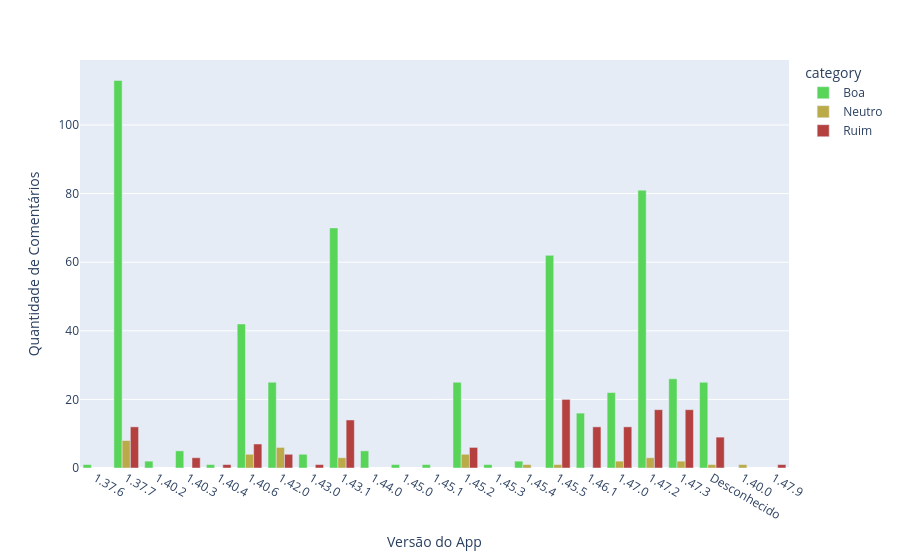

The code cell stored with this chart in its notebook:
### Code cell
agrupado = (
    df.groupby(['Versão APP', 'category'])
      .size()
      .reset_index(name='count')
).sort_values('Versão APP')

fig = px.bar(
    agrupado,
    x='Versão APP',
    y='count',
    color='category',
    barmode='group',
    color_discrete_map={
        'Boa': "#58D458",
        'Ruim': "#B44040",
        'Neutro': "#BBAA48"
    }
)

fig.update_layout(
    xaxis_title='Versão do App',
    yaxis_title='Quantidade de Comentários',
    title_x=0.5
)

fig.show()

### Figure 1 — Plotly figure (JSON) as saved in the notebook; plotly's stock layout.template omitted (floating-point values rounded to 4 significant figures)
{"data": [{"alignmentgroup": "True", "hovertemplate": "category=Boa<br>Versão APP=%{x}<br>count=%{y}<extra></extra>", "legendgroup": "Boa", "marker": {"color": "#58D458", "pattern": {"shape": ""}}, "name": "Boa", "offsetgroup": "Boa", "orientation": "v", "showlegend": true, "textposition": "auto", "type": "bar", "x": ["1.37.6", "1.37.7", "1.40.2", "1.40.3", "1.40.4", "1.40.6", "1.42.0", "1.43.0", "1.43.1", "1.44.0", "1.45.0", "1.45.1", "1.45.2", "1.45.3", "1.45.4", "1.45.5", "1.46.1", "1.47.0", "1.47.2", "1.47.3", "Desconhecido"], "xaxis": "x", "y": [1, 113, 2, 5, 1, 42, 25, 4, 70, 5, 1, 1, 25, 1, 2, 62, 16, 22, 81, 26, 25], "yaxis": "y"}, {"alignmentgroup": "True", "hovertemplate": "category=Neutro<br>Versão APP=%{x}<br>count=%{y}<extra></extra>", "legendgroup": "Neutro", "marker": {"color": "#BBAA48", "pattern": {"shape": ""}}, "name": "Neutro", "offsetgroup": "Neutro", "orientation": "v", "showlegend": true, "textposition": "auto", "type": "bar", "x": ["1.37.7", "1.40.0", "1.40.6", "1.42.0", "1.43.1", "1.45.2", "1.45.4", "1.45.5", "1.47.0", "1.47.2", "1.47.3", "Desconhecido"], "xaxis": "x", "y": [8, 1, 4, 6, 3, 4, 1, 1, 2, 3, 2, 1], "yaxis": "y"}, {"alignmentgroup": "True", "hovertemplate": "category=Ruim<br>Versão APP=%{x}<br>count=%{y}<extra></extra>", "legendgroup": "Ruim", "marker": {"color": "#B44040", "pattern": {"shape": ""}}, "name": "Ruim", "offsetgroup": "Ruim", "orientation": "v", "showlegend": true, "textposition": "auto", "type": "bar", "x": ["1.37.7", "1.40.3", "1.40.4", "1.40.6", "1.42.0", "1.43.0", "1.43.1", "1.45.2", "1.45.5", "1.46.1", "1.47.0", "1.47.2", "1.47.3", "1.47.9", "Desconhecido"], "xaxis": "x", "y": [12, 3, 1, 7, 4, 1, 14, 6, 20, 12, 12, 17, 17, 1, 9], "yaxis": "y"}], "layout": {"barmode": "group", "legend": {"title": {"text": "category"}, "tracegroupgap": 0}, "margin": {"t": 60}, "title": {"x": 0.5}, "xaxis": {"anchor": "y", "domain": [0, 1], "title": {"text": "Versão do App"}}, "yaxis": {"anchor": "x", "domain": [0, 1], "title": {"text": "Quantidade de Comentários"}}}}
